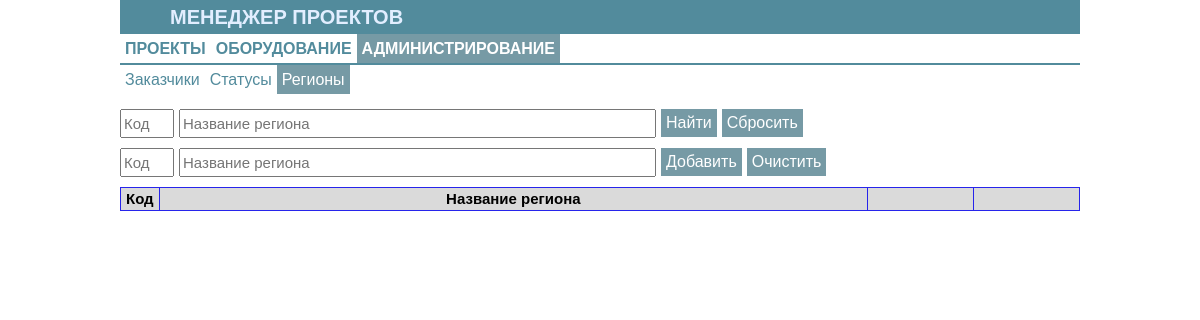
Before: /region_form with the older database file.
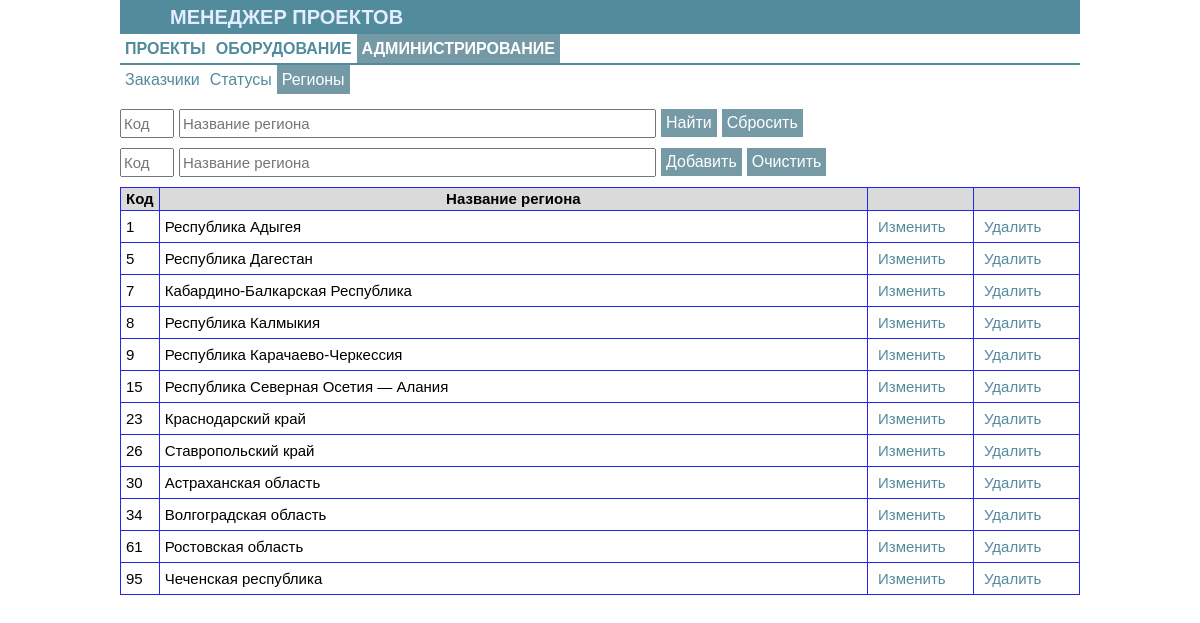
After: the same page with the newer database file.
### tables this page shows
CREATE TABLE region (
                            id_region integer not null primary key,
                            name_region text not null COLLATE NOCASE);

### app_equip.py (the view)
@app.route('/region_form', methods=['GET','POST'])
def region_form():
    s_id = request.form.get('search_id','')
    s_region = request.form.get('search_region','')
    dbs = db_sqlite.EquipDB()
    result=dbs.get_region(s_id, s_region)
    return render_template('region_form.html', the_title='Регионы', the_part1='adm', the_part2='region', the_results=result)

### db_sqlite.py (called while the page is built)
def sqlite_lower(value_):
        return value_.lower()

    def get_region(self, id="", name_region=""):
        with sqlite3.connect(self._database) as connection:
            connection.create_function("LOWER", 1, sqlite_lower)
            result = connection.execute("""select * from region
                            where id_region LIKE ? and LOWER(name_region) LIKE ?
                            order by id_region""", (f'%{id}%', f'%{name_region.lower()}%'))
        return result

### templates/region_form.html (shortened to what this page needs)
{% extends 'base_adm.html' %}
{% block body %}
<form method='POST' name="find" action='/region_form'>
    <div class="div_float">
        <input class='input_filtr' name='search_id' type='TEXT' value='' placeholder="Код" size="3">
    </div>
    <div class="div_float">
        <input class='input_filtr' name='search_region' type='TEXT' value="" placeholder="Название региона" size="50">
    </div>
    <div class="div_float">
        <input class='form_button' name='bottom_find' value='Найти' type='SUBMIT'>
    </div>
    <div class="div_float">
        <input class='form_button' name='bottom_clear' value='Сбросить' type='SUBMIT'>
    </div>
</form>
<form method='POST' name="add" action='/add_region'>
    <div class="div_float">
        <input class='input_filtr' name='add_region_id' type='TEXT' value='' placeholder="Код" size="3">
    </div>
    <div class="div_float">
        <input class='input_filtr' name='add_region_name' type='TEXT' value="" placeholder="Название региона" size="50">
    </div>
    <div class="div_float">
        <input class='form_button' name='button_add' value='Добавить' type='SUBMIT'>
    </div>
    <div class="div_float">
        <input class='form_button' value='Очистить' type='Reset'>
    </div>
</form>
<form method='POST' action='/region_form'>
<table class="table">
<thead>
    <tr>
        <td width=10px>Код</td>
        <td align='center'>Название региона</td>
        <td width=95px> </td>
        <td width=95px> </td>
    </tr>
</thead>
<tbody>
    {% for i in the_results %}
        <tr>
            <td>{{i[0]}}</td>
            <td>{{i[1]}}</td>
            <td><button class="tb_button" name='upd_region' value={{i[0]}} formaction='/upd_region_form' type='SUBMIT'>Изменить</button></td>
            <td><button class="tb_button" name='del_region' value={{i[0]}} formaction='/del_region' type='SUBMIT'>Удалить</button></td>
        </tr>
    {% endfor %}
</tbody>
</table>
</form>
{% endblock %}

Changed rows visible on the page:
added region: id_region "1", name_region "Республика Адыгея"
added region: id_region "5", name_region "Республика Дагестан"
added region: id_region "7", name_region "Кабардино-Балкарская Республика"
added region: id_region "8", name_region "Республика Калмыкия"
added region: id_region "9", name_region "Республика Карачаево-Черкессия"
added region: id_region "15", name_region "Республика Северная Осетия — Алания"
added region: id_region "23", name_region "Краснодарский край"
added region: id_region "26", name_region "Ставропольский край"
added region: id_region "30", name_region "Астраханская область"
added region: id_region "34", name_region "Волгоградская область"
added region: id_region "61", name_region "Ростовская область"
added region: id_region "95", name_region "Чеченская республика"
